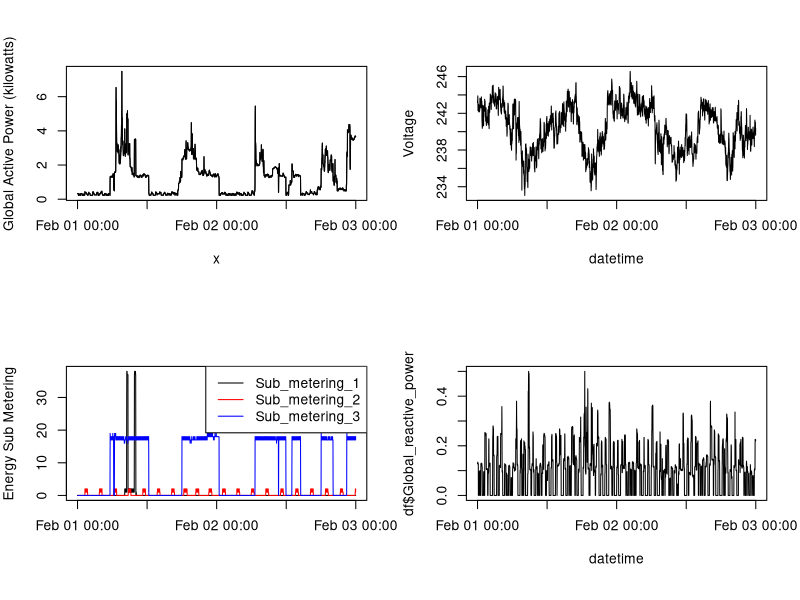

The R source for this figure:
rm(list=ls())
#df <- read.table("household_power_consumption.txt",header=T,na.strings="?",sep=";")
#df <- df[df$Date %in% c("1/2/2007","2/2/2007"),]
#write.table(df,file="dataframe_filtered.txt",sep=";")

df <- read.table("dataframe_filtered.txt",header=T,sep=";")
df$datetime <- paste(df$Date,df$Time)
df$lubridate <- strptime(df$datetime,"%d/%m/%Y %H:%M:%S")

par(mfrow=c(2,2),mar=c(6,4,4,2))

x <- df$lubridate
y <- df$Global_active_power
plot(x,y,type="l",ylab="Global Active Power (kilowatts)")
lines(x,y)




plot(x,df$Voltage,ylab="Voltage",xlab="datetime",type="l")



plot(x,df$Sub_metering_1, type="l",col="black",xlab="",ylab="Energy Sub Metering")
lines(x,df$Sub_metering_2,col="red")
lines(x,df$Sub_metering_3,col="blue")
legend("topright",col=c("black","red","blue"),c("Sub_metering_1","Sub_metering_2","Sub_metering_3"),lty=1)



plot(x,df$Global_reactive_power,type="l",xlab="datetime")


dev.copy(png,file="plot4.png", width=480, height=480,res=75)
dev.off()